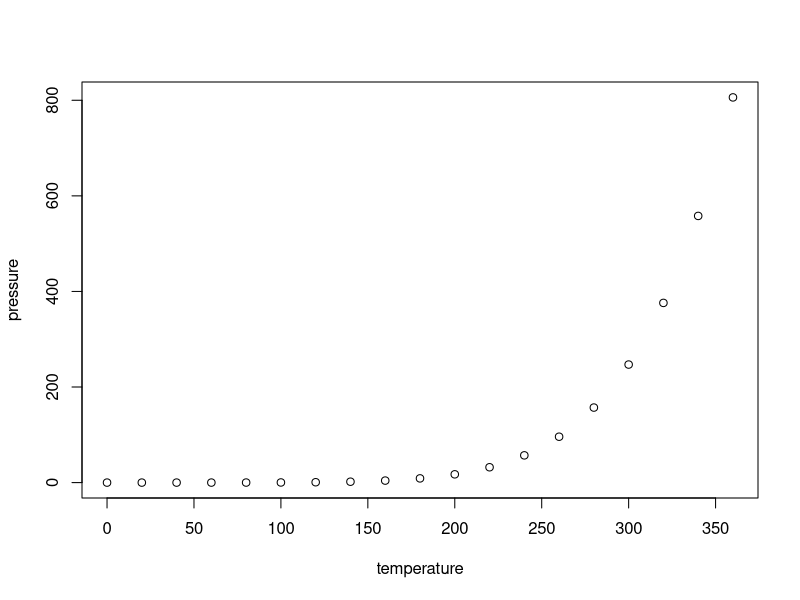
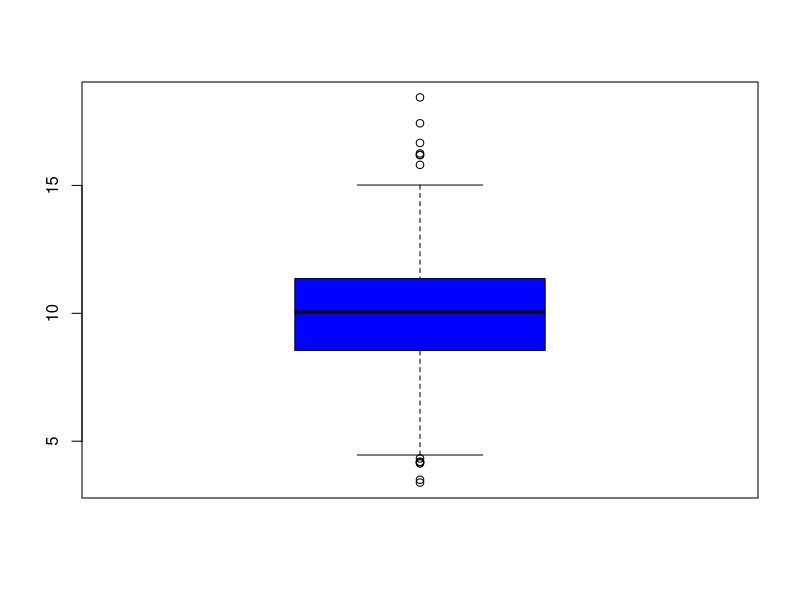
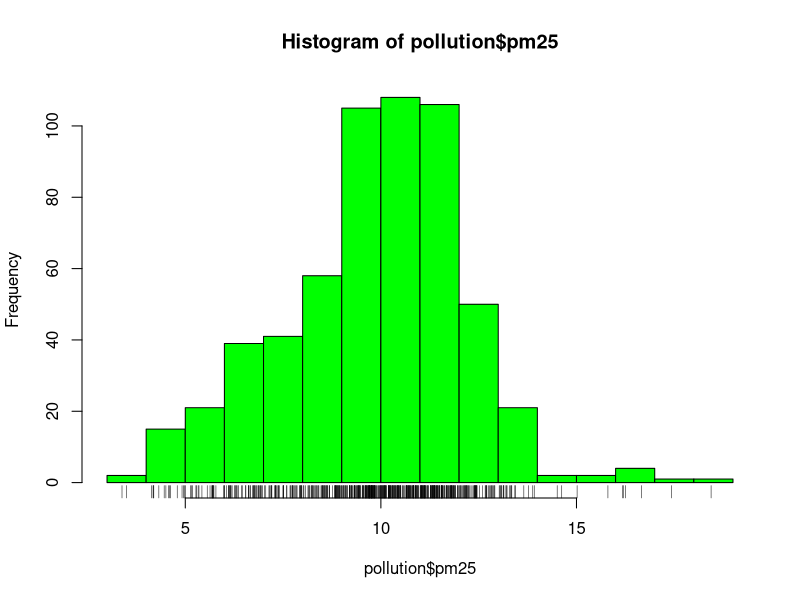
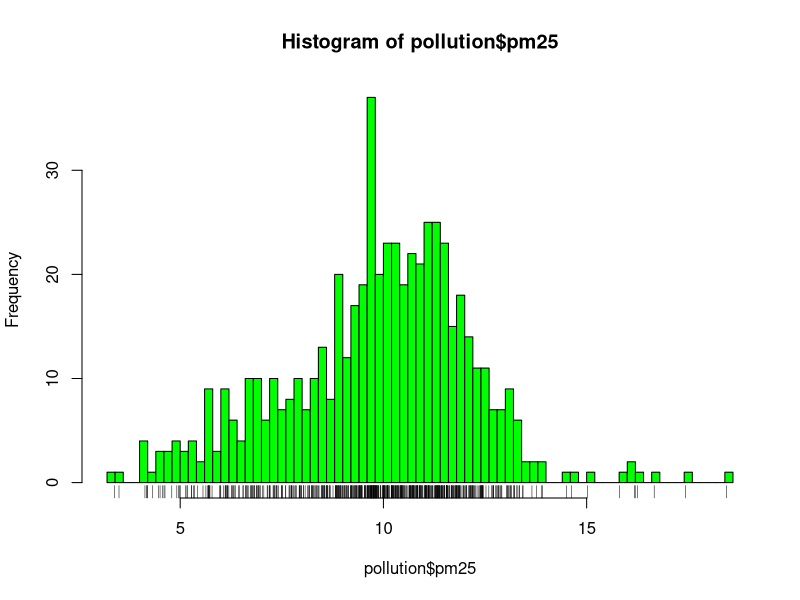
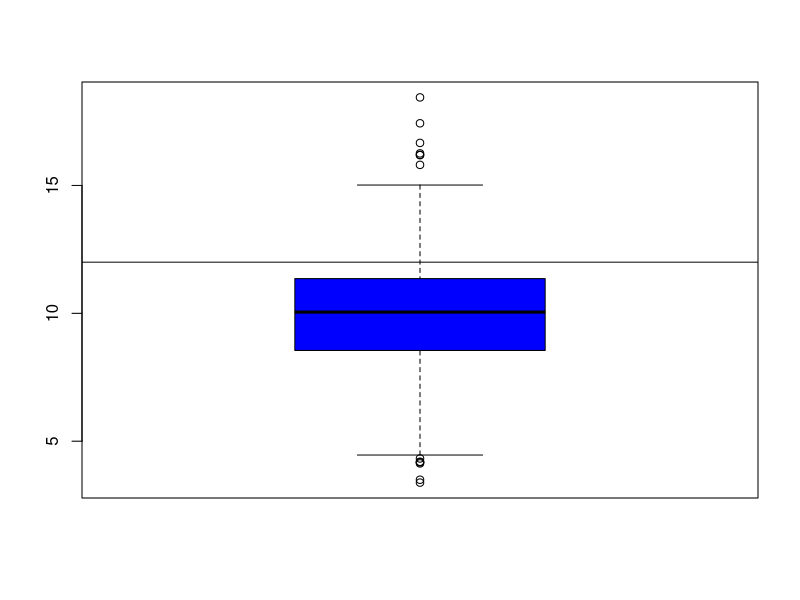
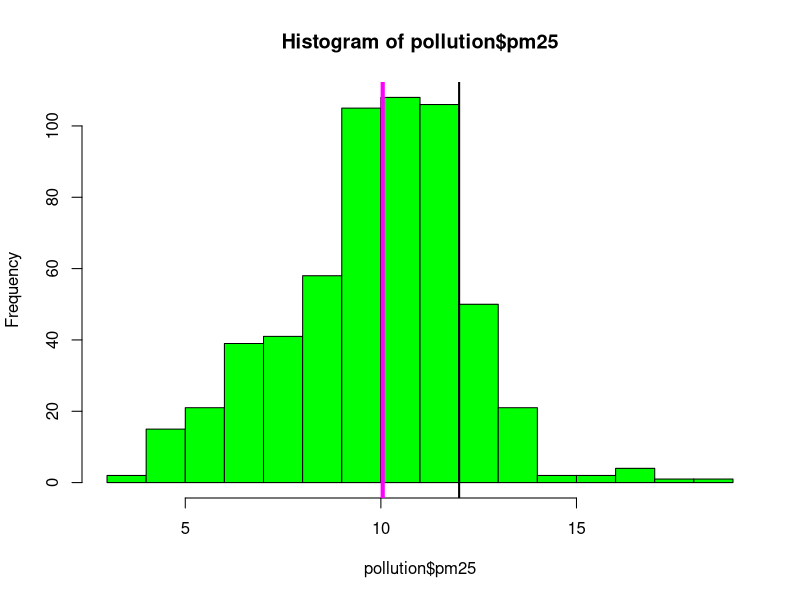
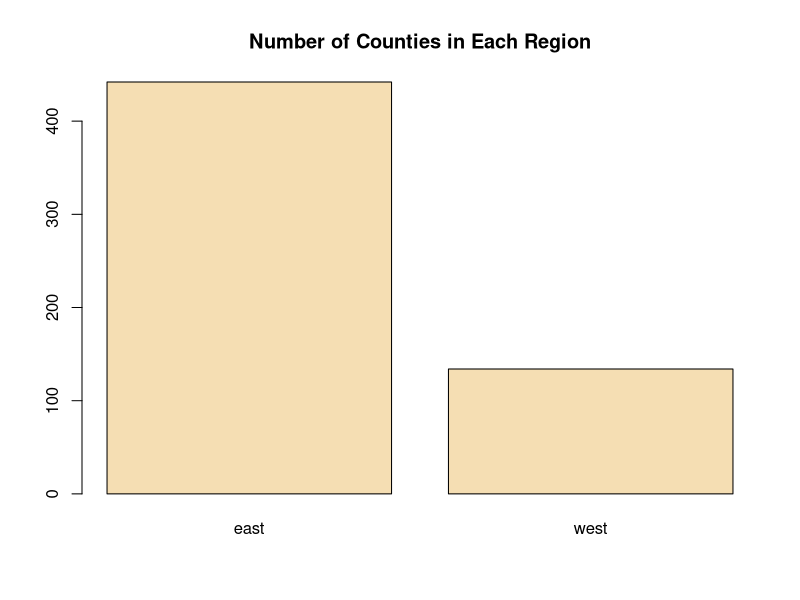
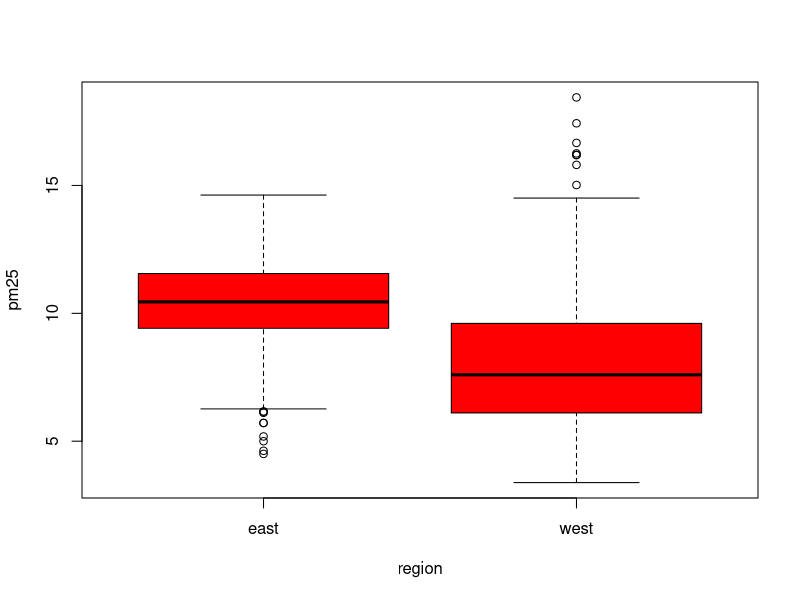

These figures' R source, in order:
## ---- chunk 1
knitr::opts_chunk$set(echo = TRUE)
## ---- chunk 2
summary(cars)
## ---- chunk 3
plot(pressure)
## ---- chunk 4
library(datasets)

pollution <- read.csv("avgpm25.csv", colClasses = c("numeric", "character", "factor", "numeric", "numeric"))

head(pollution)

#pm25 for average of 2008-2010




## ---- chunk 5

#five-number summary (includes mean)
summary(pollution$pm25)

## ---- chunk 6
boxplot(pollution$pm25, col = "blue")

## ---- chunk 7

hist(pollution$pm25, col = "green")
rug(pollution$pm25) #plots all the points under the histogram
#you can see exactly where are the entries

## ---- chunk 8

hist(pollution$pm25, col = "green", breaks = 100)
rug(pollution$pm25)


## ---- chunk 9
boxplot(pollution$pm25, col = "blue")
abline(h = 12)
#to see what counties are above and below the line
## ---- chunk 10
hist(pollution$pm25, col = "green")
abline(v = 12, lwd = 2)
abline(v = median(pollution$pm25), col = "magenta", lwd = 4)


## ---- chunk 11
barplot(table(pollution$region), col = "wheat", main = "Number of Counties in Each Region")
## ---- chunk 12
boxplot(pm25 ~ region, data = pollution, col = "red")
## ---- chunk 13
par(mfrow = c(2,1), mar = c(4,4,2,1))
hist(subset(pollution, region == "east")$pm25, col = "green")
hist(subset(pollution, region == "west")$pm25, col = "green")
## ---- chunk 14
with(pollution, plot(latitude, pm25))
abline(h = 12, lwd = 2, lty = 2)
## ---- chunk 15
with(pollution, plot(latitude, pm25, col = region))
abline(h = 12, lwd = 2, lty = 2)
## ---- chunk 16
par(mfrow = c(1, 2), mar = c(5, 4, 2, 1))
with(subset(pollution, region == "west"), plot(latitude, pm25, main ="West"))
with(subset(pollution, region = "east"), plot(latitude, pm25, main = "East"))
